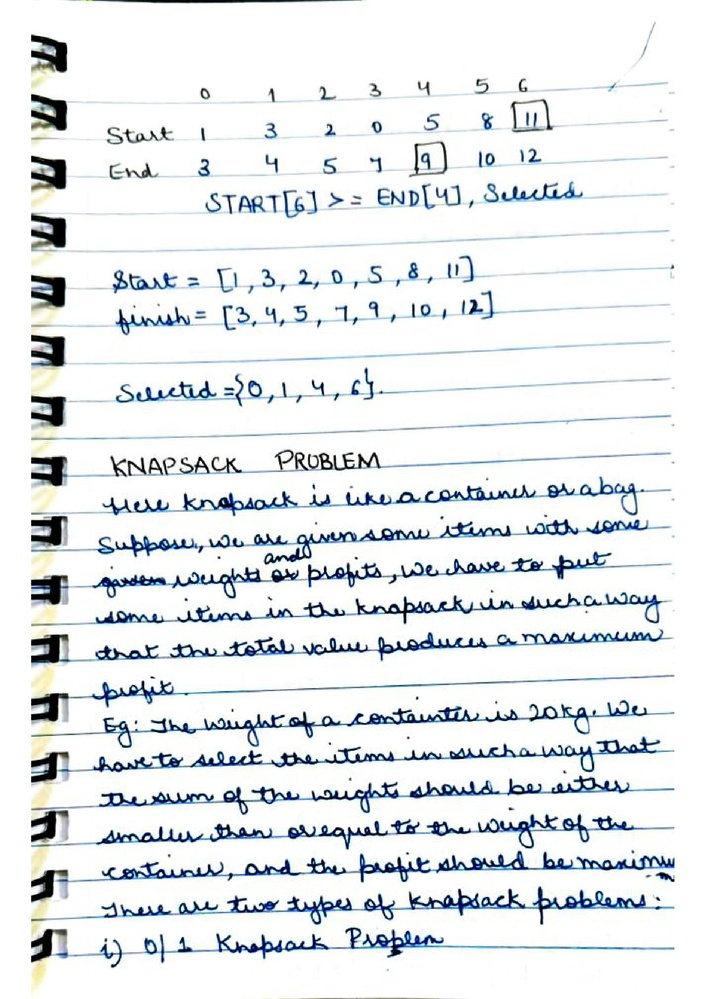
#> input picture 1_pdf_to_image/output_images/ADA/page_1.jpeg, 706 x 999 px, shrunk from 1654 x 2339 before the run
$ python -i opencv.py   (imports and definitions only)
#> lines starting #> are read from the running program, lines starting #| are printed output that depends on the picture; after the words box and inside, x2 and y2 are one past the last pixel; in counts of white or black regions, pixels touching at a corner belong together
#> further down, picture is the input picture: shape (999, 706, 3); mean B, G, R 236.2, 233.9, 229.8
import cv2
import pytesseract
import os
import shutil
import numpy as np

def is_image_digital(img):
    # Run OCR and check length of extracted text
    text = pytesseract.image_to_string(img)
    return len(text.strip()) > 100  # Adjust threshold based on your data

def preprocess_image(image):
    gray = cv2.cvtColor(image, cv2.COLOR_BGR2GRAY)
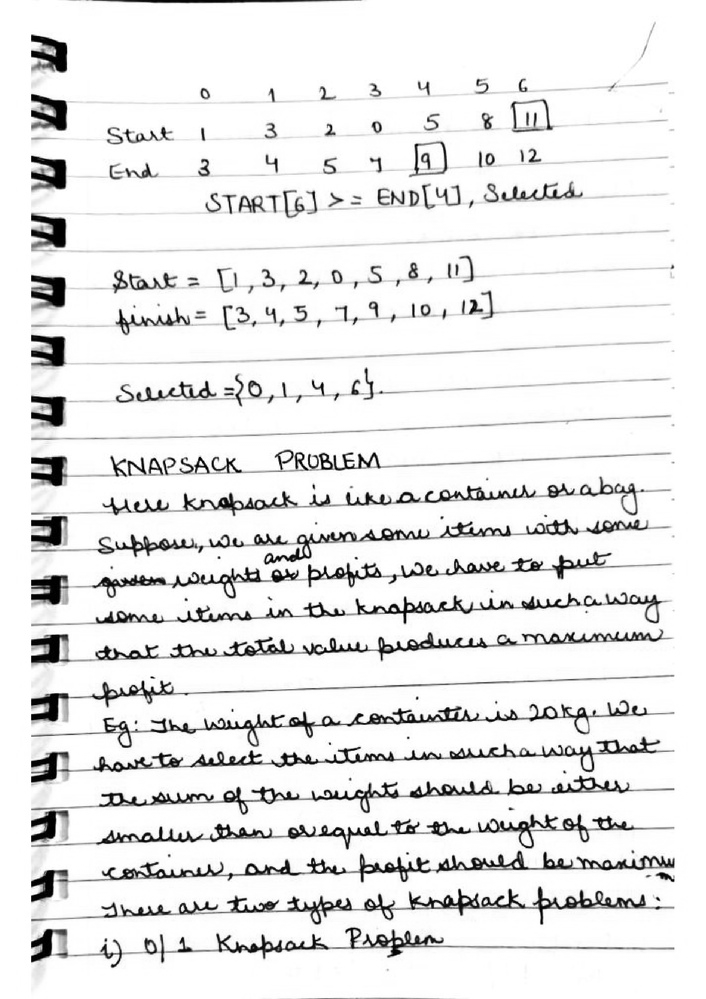
#> gray: shape (999, 706); min 0, max 255, mean 232.9
    denoised = cv2.medianBlur(gray, 3)
    binary = cv2.adaptiveThreshold(
        denoised, 255,
        cv2.ADAPTIVE_THRESH_GAUSSIAN_C,
        cv2.THRESH_BINARY,
        15, 15
    )
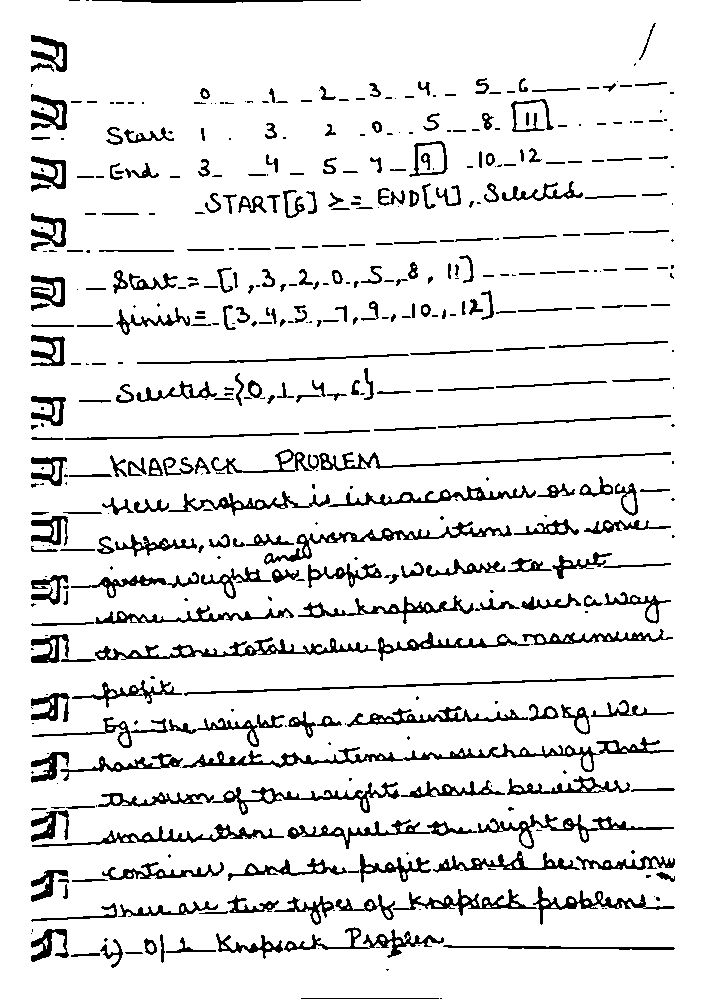
#> binary: shape (999, 706); 89.9% white; 505 black regions (190 under 20 px), largest, box (x1, y1, x2, y2) and area: (182, 737, 674, 772) 2672, (95, 637, 377, 660) 1643, (264, 521, 512, 565) 1473
    kernel = cv2.getStructuringElement(cv2.MORPH_RECT, (2, 2))
    cleaned = cv2.morphologyEx(binary, cv2.MORPH_OPEN, kernel)
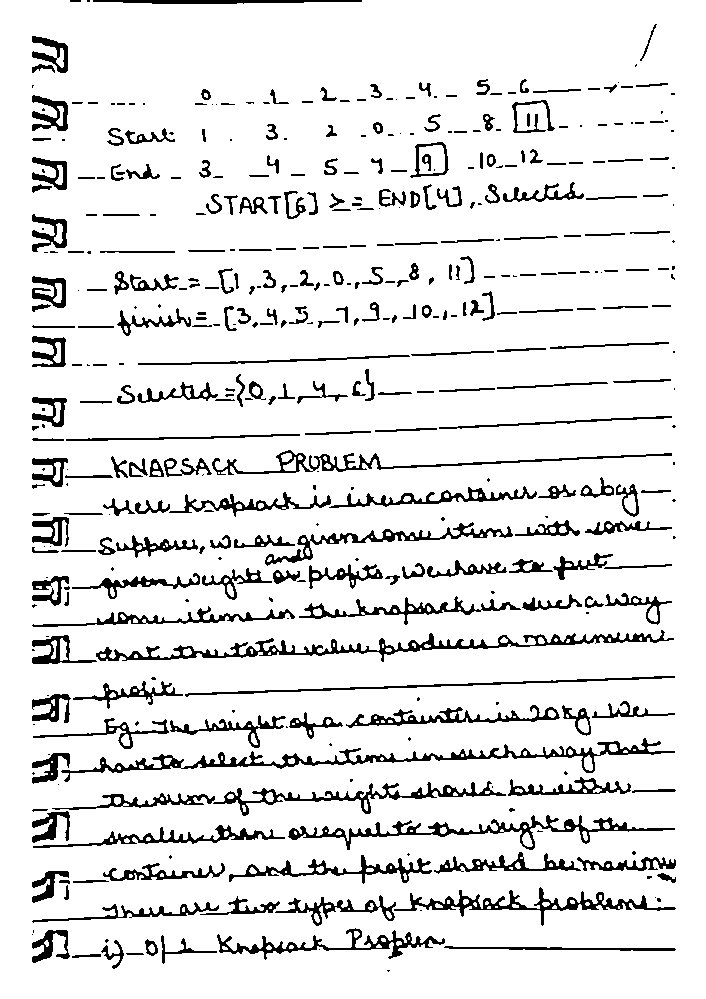
#> cleaned: shape (999, 706); 89.7% white; 437 black regions (154 under 20 px), largest, box (x1, y1, x2, y2) and area: (61, 738, 675, 782) 3407, (96, 630, 674, 662) 3338, (288, 815, 675, 850) 2393
    return cleaned

def process_folder(input_folder, output_folder):
    if not os.path.exists(output_folder):
        os.makedirs(output_folder)

    image_files = sorted([
        f for f in os.listdir(input_folder)
        if f.lower().endswith(('.png', '.jpg', '.jpeg', '.bmp', '.tif', '.tiff'))
    ])

    for fname in image_files:
        img_path = os.path.join(input_folder, fname)
        img = cv2.imread(img_path)
        if img is None:
            print(f"Skipping {fname}: cannot read image.")
            continue

        if is_image_digital(img):
            # Copy digital images directly
            shutil.copy2(img_path, os.path.join(output_folder, fname))
            print(f"{fname} detected as digital; copied without preprocessing.")
        else:
            # Preprocess handwritten images and save
            processed = preprocess_image(img)
            out_path = os.path.join(output_folder, fname)
            cv2.imwrite(out_path, processed)
            print(f"{fname} detected as handwritten; preprocessed and saved.")

    print("\n✅ Finished processing all images.")

# [4 lines not run here, left out]


# [4 lines of commented-out code are left out]

>>> import cv2
>>> picture = cv2.imread('../1_pdf_to_image/output_images/ADA/page_1.jpeg')
>>> result = preprocess_image(picture)

$ run again, on 1_pdf_to_image/output_images/Data Mining/page_10.jpeg
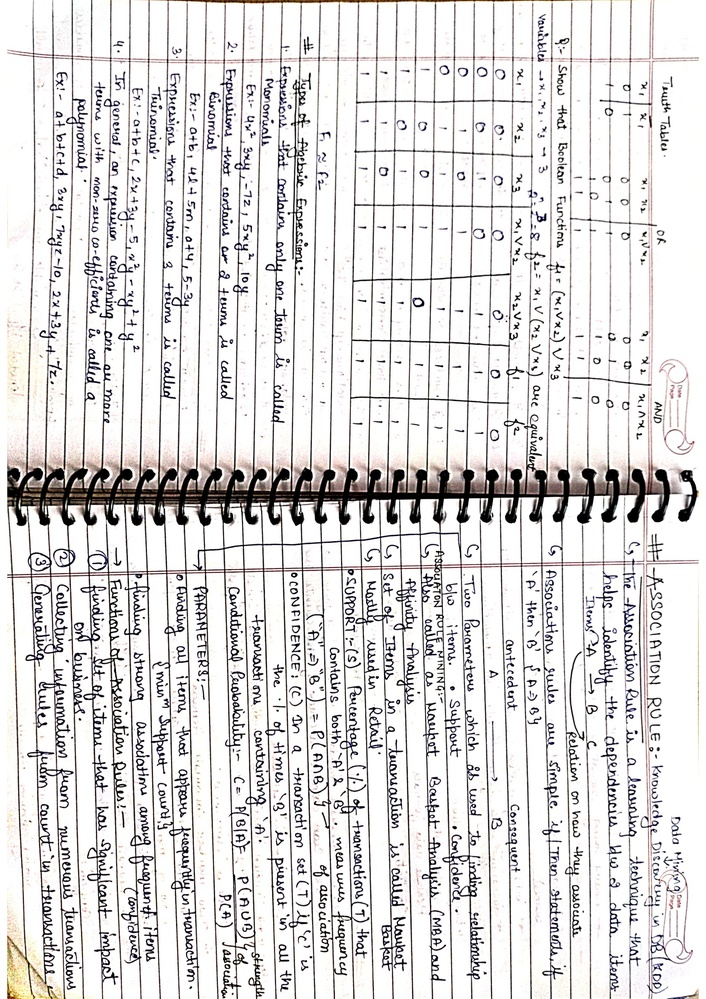
#> input picture 1_pdf_to_image/output_images/Data Mining/page_10.jpeg, 706 x 999 px, shrunk from 1653 x 2339 before the run
#> picture is the input picture: shape (999, 706, 3); mean B, G, R 218.4, 218.4, 220.3
#> in preprocess_image, `binary = cv2.adaptiveThreshold( denoised, 255, cv2.ADAPTIVE_THRESH_GAU..`:
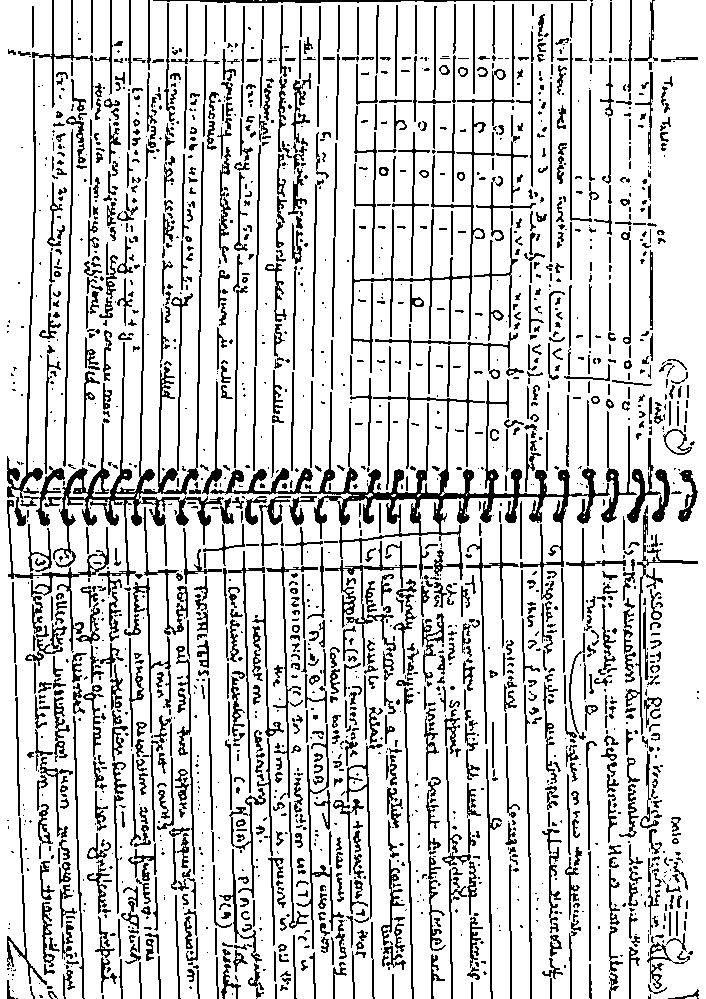
#> binary: shape (999, 706); 81.4% white; black in thin lines or dots
#> in preprocess_image, `cleaned = cv2.morphologyEx(binary, cv2.MORPH_OPEN, kernel)`:
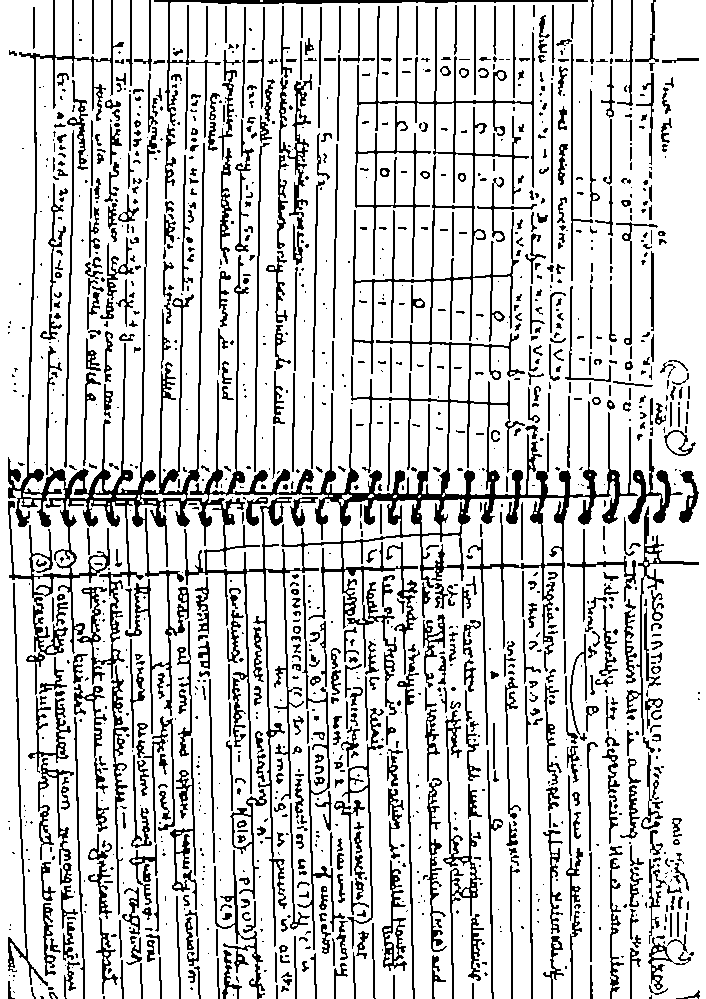
#> cleaned: shape (999, 706); 80.8% white; black in thin lines or dots

$ run again, on 1_pdf_to_image/output_images/Data Mining/page_11.jpeg
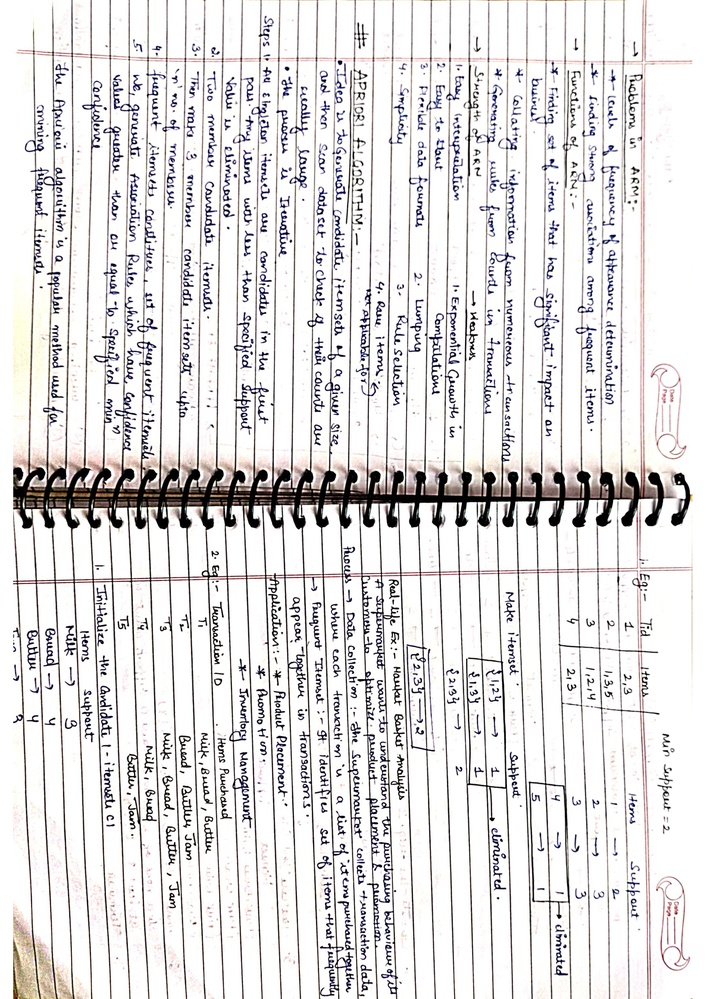
#> input picture 1_pdf_to_image/output_images/Data Mining/page_11.jpeg, 706 x 999 px, shrunk from 1653 x 2339 before the run
#> picture is the input picture: shape (999, 706, 3); mean B, G, R 221.7, 221.2, 223.2
#> in preprocess_image, `binary = cv2.adaptiveThreshold( denoised, 255, cv2.ADAPTIVE_THRESH_GAU..`:
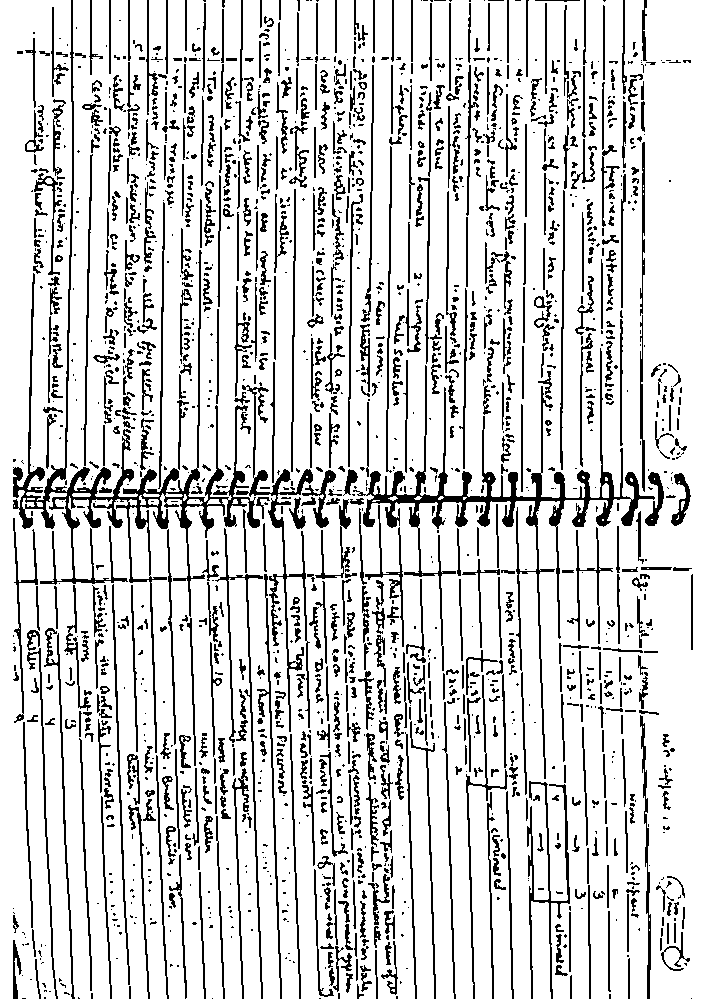
#> binary: shape (999, 706); 82.5% white; black in thin lines or dots
#> in preprocess_image, `cleaned = cv2.morphologyEx(binary, cv2.MORPH_OPEN, kernel)`:
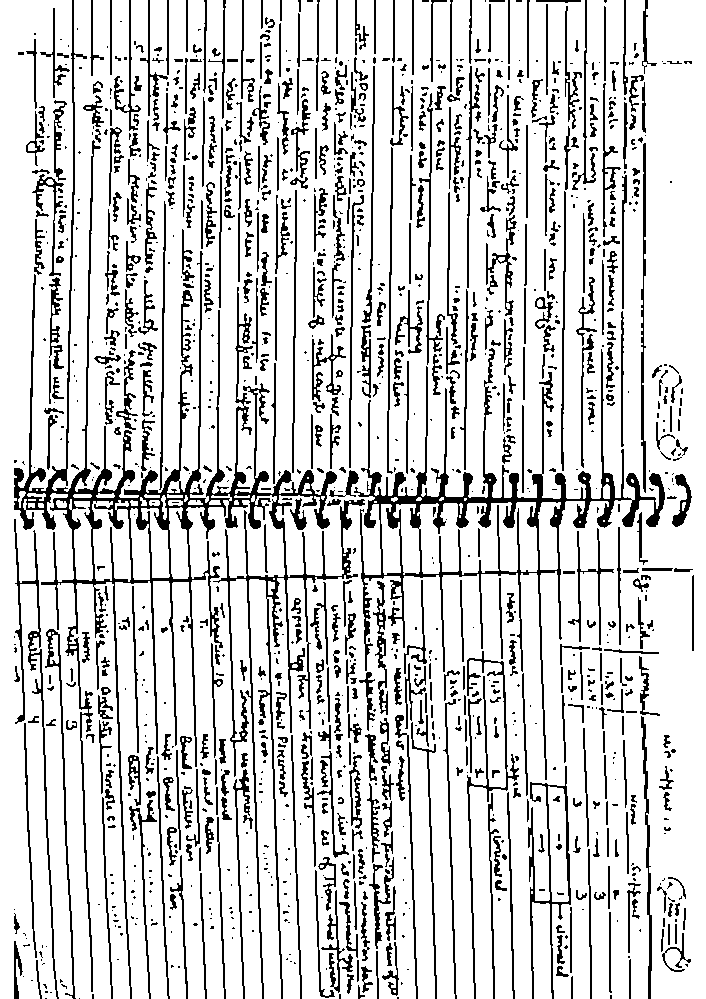
#> cleaned: shape (999, 706); 82% white; black in thin lines or dots
